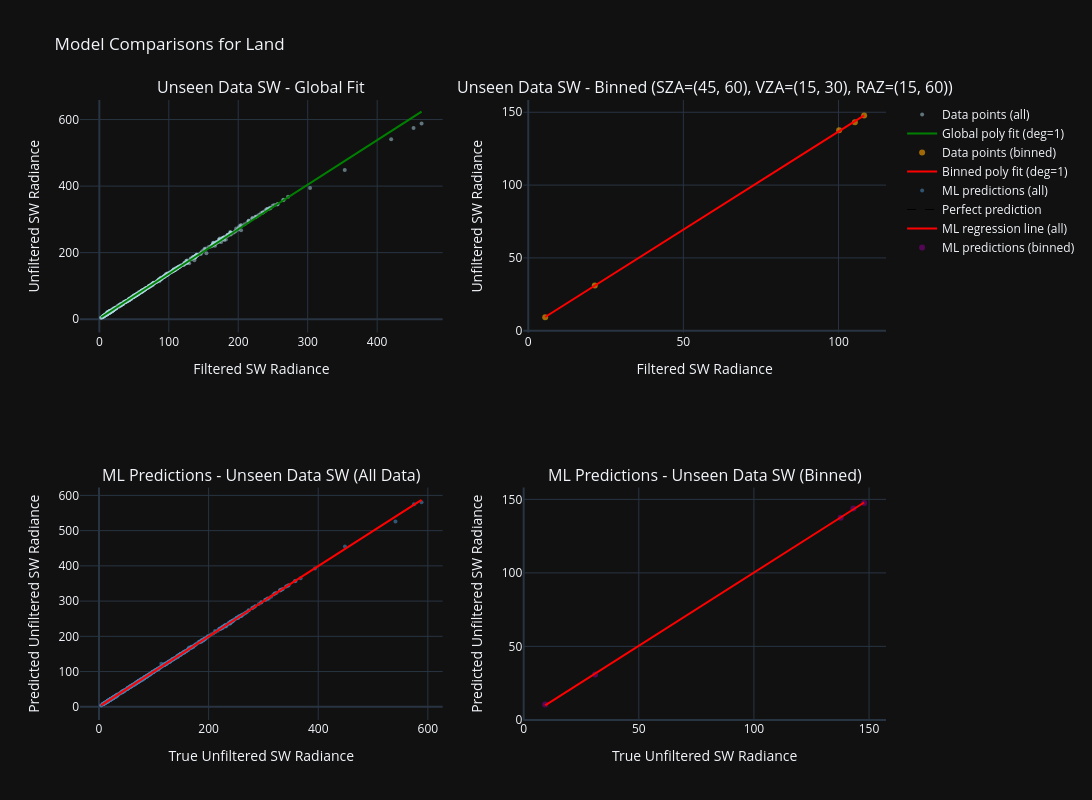

Notebook code for this chart:
### Code cell
compare_global_vs_bin_fit_interactive(
    test_sw_geos_no_bands_ds,
    scene="Land",
    sza_range=(45,60),
    vza_range=(15,30),
    raz_range=(15,60),
    degree=1,
    ml_model=sw_with_geos["Final_Model"],
    name="Unseen Data SW",
    ml_features=["SZA", 'VZA', 'RAZ', 'Shortwave Filtered Rads (Integrated)'],
    is_sw=True
)

### Figure 1 — Plotly figure (JSON) as saved in the notebook; plotly's stock layout.template omitted (floating-point values rounded to 4 significant figures; data arrays with more than 128 entries replaced by an {"elided": "..."} marker saying what was removed)
{"data": [{"hovertemplate": "Filtered: %{x:.2f}<br>Unfiltered: %{y:.2f}", "marker": {"color": "lightblue", "opacity": 0.5, "size": 4}, "mode": "markers", "name": "Data points (all)", "showlegend": true, "type": "scatter", "x": {"elided": "635 float values"}, "xaxis": "x", "y": {"elided": "635 float values"}, "yaxis": "y"}, {"line": {"color": "green", "width": 2}, "mode": "lines", "name": "Global poly fit (deg=1)", "showlegend": true, "type": "scatter", "x": {"elided": "635 float values"}, "xaxis": "x", "y": {"elided": "635 float values"}, "yaxis": "y"}, {"hovertemplate": "Filtered: %{x:.2f}<br>Unfiltered: %{y:.2f}", "marker": {"color": "orange", "opacity": 0.6, "size": 6}, "mode": "markers", "name": "Data points (binned)", "showlegend": true, "type": "scatter", "x": [108.3, 100.2, 105.3, 5.459, 21.45], "xaxis": "x2", "y": [147.9, 137.7, 143.2, 9.344, 31.02], "yaxis": "y2"}, {"line": {"color": "red", "width": 2}, "mode": "lines", "name": "Binned poly fit (deg=1)", "showlegend": true, "type": "scatter", "x": [5.459, 21.45, 100.2, 105.3, 108.3], "xaxis": "x2", "y": [9.431, 30.96, 137.0, 143.8, 147.9], "yaxis": "y2"}, {"customdata": {"elided": "635 float values"}, "hovertemplate": "True: %{x:.2f}<br>Predicted: %{y:.2f}<br>Error: %{customdata:.2f}", "marker": {"color": "steelblue", "opacity": 0.6, "size": 4}, "mode": "markers", "name": "ML predictions (all)", "showlegend": true, "type": "scatter", "x": {"elided": "635 float values"}, "xaxis": "x3", "y": {"elided": "635 float values"}, "yaxis": "y3"}, {"line": {"color": "black", "dash": "dash", "width": 1}, "mode": "lines", "name": "Perfect prediction", "showlegend": true, "type": "scatter", "x": [3.859, 588.5], "xaxis": "x3", "y": [3.859, 588.5], "yaxis": "y3"}, {"line": {"color": "red", "width": 2}, "mode": "lines", "name": "ML regression line (all)", "showlegend": true, "type": "scatter", "x": {"elided": "635 float values"}, "xaxis": "x3", "y": {"elided": "635 float values"}, "yaxis": "y3"}, {"customdata": [-0.2237, -0.2015, 0.666, 1.04, -0.08507], "hovertemplate": "True: %{x:.2f}<br>Predicted: %{y:.2f}<br>Error: %{customdata:.2f}", "marker": {"color": "purple", "opacity": 0.6, "size": 6}, "mode": "markers", "name": "ML predictions (binned)", "showlegend": true, "type": "scatter", "x": [147.9, 137.7, 143.2, 9.344, 31.02], "xaxis": "x4", "y": [147.6, 137.5, 143.9, 10.38, 30.94], "yaxis": "y4"}, {"line": {"color": "black", "dash": "dash", "width": 1}, "mode": "lines", "name": "Perfect prediction", "showlegend": false, "type": "scatter", "x": [9.344, 147.9], "xaxis": "x4", "y": [9.344, 147.9], "yaxis": "y4"}, {"line": {"color": "red", "width": 2}, "mode": "lines", "name": "ML regression line (binned)", "showlegend": false, "type": "scatter", "x": [9.344, 31.02, 137.7, 143.2, 147.9], "xaxis": "x4", "y": [9.908, 31.5, 137.7, 143.3, 147.9], "yaxis": "y4"}], "layout": {"annotations": [{"font": {"size": 16}, "showarrow": false, "text": "Unseen Data SW - Global Fit", "x": 0.225, "xanchor": "center", "xref": "paper", "y": 1, "yanchor": "bottom", "yref": "paper"}, {"font": {"size": 16}, "showarrow": false, "text": "Unseen Data SW - Binned (SZA=(45, 60), VZA=(15, 30), RAZ=(15, 60))", "x": 0.775, "xanchor": "center", "xref": "paper", "y": 1, "yanchor": "bottom", "yref": "paper"}, {"font": {"size": 16}, "showarrow": false, "text": "ML Predictions - Unseen Data SW (All Data)", "x": 0.225, "xanchor": "center", "xref": "paper", "y": 0.375, "yanchor": "bottom", "yref": "paper"}, {"font": {"size": 16}, "showarrow": false, "text": "ML Predictions - Unseen Data SW (Binned)", "x": 0.775, "xanchor": "center", "xref": "paper", "y": 0.375, "yanchor": "bottom", "yref": "paper"}], "height": 800, "showlegend": true, "title": {"text": "Model Comparisons for Land"}, "width": 1400, "xaxis": {"anchor": "y", "domain": [0, 0.45], "title": {"text": "Filtered SW Radiance"}}, "xaxis2": {"anchor": "y2", "domain": [0.55, 1], "title": {"text": "Filtered SW Radiance"}}, "xaxis3": {"anchor": "y3", "domain": [0, 0.45], "title": {"text": "True Unfiltered SW Radiance"}}, "xaxis4": {"anchor": "y4", "domain": [0.55, 1], "title": {"text": "True Unfiltered SW Radiance"}}, "yaxis": {"anchor": "x", "domain": [0.625, 1], "title": {"text": "Unfiltered SW Radiance"}}, "yaxis2": {"anchor": "x2", "domain": [0.625, 1], "title": {"text": "Unfiltered SW Radiance"}}, "yaxis3": {"anchor": "x3", "domain": [0, 0.375], "title": {"text": "Predicted Unfiltered SW Radiance"}}, "yaxis4": {"anchor": "x4", "domain": [0, 0.375], "title": {"text": "Predicted Unfiltered SW Radiance"}}}}
